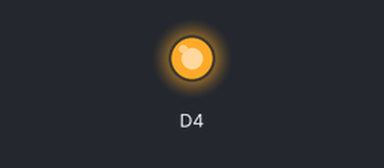
This sketch was run on a simulated ESP8266 (NodeMCU). Parts: output pins drawn as LEDs (lit = HIGH). Dashed ring = blinking. WiFi joins after 1.5 s; servers stay silent unless stated; uploads are accepted with an empty reply; what the sketch prints to the serial monitor is not drawn.

Above: at 1.9 s.
At 4.1 s:
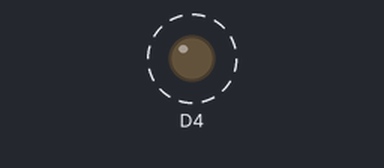
Timing chart, 0 to 4.7 s (numbered marks = the images above):
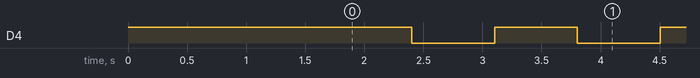

The sketch:

Slave.ino
```cpp
#include <ESP8266WiFi.h>

#include <ESP8266HTTPClient.h>

String  httpurl;
HTTPClient http;

void setup()
{
  Serial.begin(9600);
  pinMode(D4, OUTPUT);
  digitalWrite(D4, 1);
  Serial.println("START");
  WiFi.begin("Master", "12345678");
  while ((!(WiFi.status() == WL_CONNECTED))) {
    delay(300);
    Serial.print(".");

  }
  Serial.println("Connected");
  Serial.println("Your IP is");
  Serial.println((WiFi.localIP().toString()));

}


void loop()
{

  httpurl = "http://";
  httpurl += "10.1.1.1";
  httpurl += "/";
  httpurl += "led?value=1&msg=ON";
  http.begin(httpurl);
  if (http.GET() == 200)
    digitalWrite(D4, HIGH);
  http.end();

  delay(500);

  httpurl = "http://";
  httpurl += "10.1.1.1";
  httpurl += "/";
  httpurl += "led?value=0&msg=OFF";
  http.begin(httpurl);
  if (http.GET() == 200)
    digitalWrite(D4, LOW);
  // Serial.println(http.getString());
  http.end();


  delay(500);


}
```

Measured:
- by itself, D4: alternates HIGH for 0.70 s and LOW for 0.70 s
